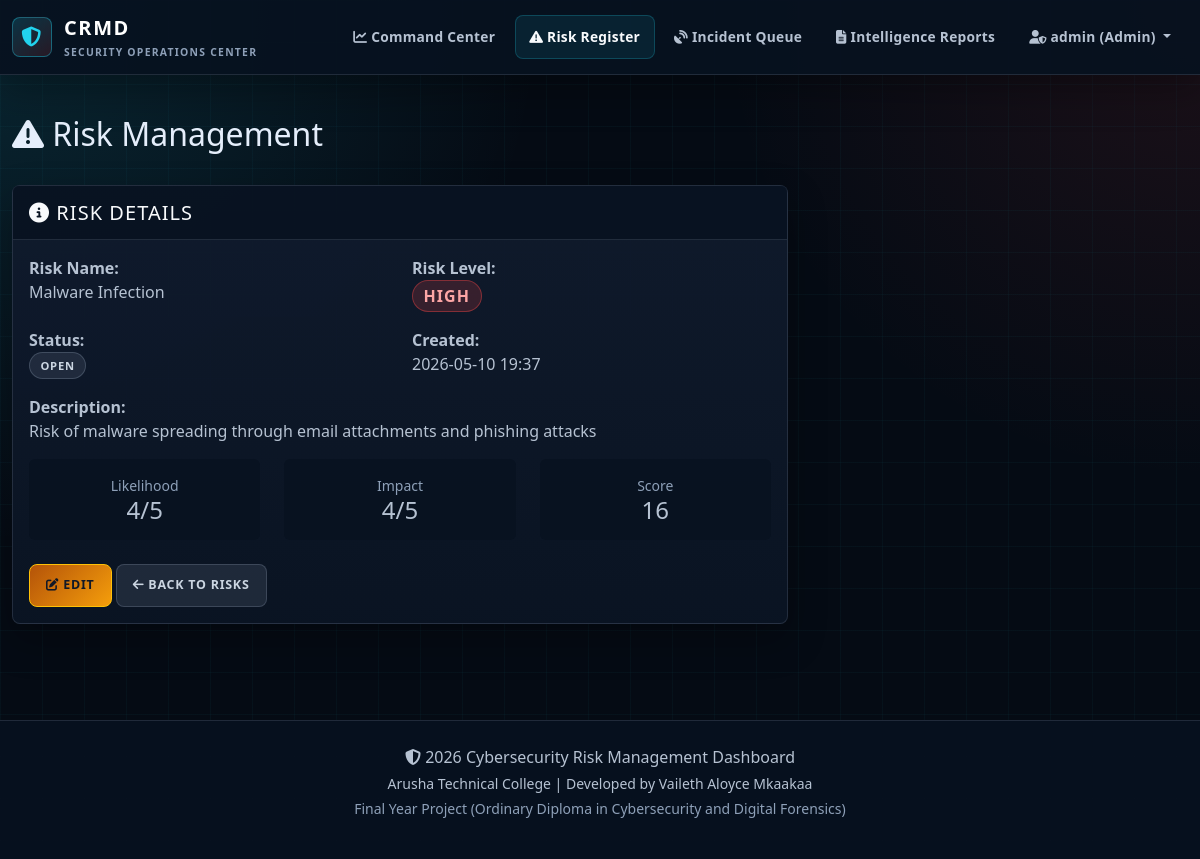
/risks.php?action=view&id=1 (signed in), run on the app's committed database.
### tables this page shows
CREATE TABLE risks (
    id INT PRIMARY KEY AUTO_INCREMENT,
    name VARCHAR(255) NOT NULL,
    description TEXT NOT NULL,
    likelihood INT NOT NULL CHECK (likelihood >= 1 AND likelihood <= 5),
    impact INT NOT NULL CHECK (impact >= 1 AND impact <= 5),
    risk_level ENUM('Low', 'Medium', 'High') NOT NULL,
    status ENUM('Open', 'Mitigated', 'Closed') NOT NULL DEFAULT 'Open',
    created_at TIMESTAMP DEFAULT CURRENT_TIMESTAMP,
    updated_at TIMESTAMP DEFAULT CURRENT_TIMESTAMP ON UPDATE CURRENT_TIMESTAMP,
    INDEX idx_status (status),
    INDEX idx_risk_level (risk_level)
);

### includes/functions.php (called while the page is built, shortened)
<?php
function get_risk($pdo, $id) {
    try {
        $stmt = $pdo->prepare('SELECT * FROM risks WHERE id = :id LIMIT 1');
        $stmt->execute(['id' => $id]);
        return $stmt->fetch();
    } catch (PDOException $e) {
        error_log('Database Error: ' . $e->getMessage());
        return null;
    }
}
function esc($string) {
    return htmlspecialchars($string, ENT_QUOTES, 'UTF-8');
}
function format_date($date) {
    return date('Y-m-d H:i', strtotime($date));
}
function get_risk_badge_class($level) {
    $classes = [
        'High' => 'badge-danger',
        'Medium' => 'badge-warning',
        'Low' => 'badge-success'
    ];
    return $classes[$level] ?? 'badge-secondary';
}
?>

### includes/auth.php (called while the page is built, shortened)
<?php
function is_admin() {
    return isset($_SESSION['role']) && $_SESSION['role'] === 'admin';
}
?>

### risks.php (the view, shortened to what this page needs)
<?php
require_once __DIR__ . '/includes/header.php';
$action = $_GET['action'] ?? 'list';
$risk = null;
if (($action === 'edit' || $action === 'view') && isset($_GET['id'])) {
    $id = (int)$_GET['id'];
    $risk = get_risk($pdo, $id);
}
?>
<div class="row mb-4">
    <div class="col-lg-12">
        <div class="d-flex justify-content-between align-items-center">
            <h2><i class="fas fa-exclamation-triangle"></i> Risk Management</h2>
        </div>
    </div>
</div>
<?php if ($action === 'list'): ?>
    <div class="card">
        <div class="card-header">
            <i class="fas fa-table"></i> All Risks
        </div>
        <div class="card-body">
            <div class="table-responsive">
                <table class="table table-hover">
                    <thead>
                        <tr>
                            <th>Name</th>
                            <th>Likelihood</th>
                            <th>Impact</th>
                            <th>Risk Level</th>
                            <th>Status</th>
                            <th style="width: 150px;">Actions</th>
                        </tr>
                    </thead>
                    <tbody>
                        <?php
                        $risks = get_all_risks($pdo);
                        if (!empty($risks)):
                            foreach ($risks as $r):
                        ?>
                            <tr>
                                <td>
                                    <strong><?php echo esc($r['name']); ?></strong><br>
                                    <small class="text-muted"><?php echo substr(esc($r['description']), 0, 50) . '...'; ?></small>
                                </td>
                                <td>
                                    <span class="badge bg-info"><?php echo $r['likelihood']; ?>/5</span>
                                </td>
                                <td>
                                    <span class="badge bg-info"><?php echo $r['impact']; ?>/5</span>
                                </td>
                                <td>
                                    <span class="badge <?php echo get_risk_badge_class($r['risk_level']); ?>">
                                        <?php echo $r['risk_level']; ?>
                                    </span>
                                </td>
                                <td>
                                    <span class="badge bg-secondary"><?php echo $r['status']; ?></span>
                                </td>
                                <td>
                                    <a href="?action=view&id=<?php echo $r['id']; ?>" class="btn btn-sm btn-info">
                                        <i class="fas fa-eye"></i>
                                    </a>
                                    <?php if (is_admin()): ?>
                                        <a href="?action=edit&id=<?php echo $r['id']; ?>" class="btn btn-sm btn-warning">
                                            <i class="fas fa-edit"></i>
                                        </a>
                                        <form method="POST" style="display: inline;" onsubmit="return confirmDelete('risk');">
                                            <input type="hidden" name="action" value="delete">
                                            <input type="hidden" name="id" value="<?php echo $r['id']; ?>">
                                            <input type="hidden" name="csrf_token" value="<?php echo generate_csrf_token(); ?>">
                                            <button type="submit" class="btn btn-sm btn-danger">
                                                <i class="fas fa-trash"></i>
                                            </button>
                                        </form>
                                    <?php endif; ?>
                                </td>
                            </tr>
                        <?php
                            endforeach;
                        else:
                        ?>
                            <tr>
                                <td colspan="6" class="text-center text-muted py-4">
                                    <i class="fas fa-inbox fa-2x mb-2"></i><br>
                                    No risks recorded yet.
                                </td>
                            </tr>
                        <?php endif; ?>
                    </tbody>
                </table>
            </div>
        </div>
    </div>
<?php elseif ($action === 'view'): ?>
    <div class="row">
        <div class="col-lg-8">
            <div class="card">
                <div class="card-header">
                    <h5 class="mb-0"><i class="fas fa-info-circle"></i> Risk Details</h5>
                </div>
                <div class="card-body">
                    <div class="row mb-3">
                        <div class="col-md-6">
                            <strong>Risk Name:</strong><br>
                            <?php echo esc($risk['name']); ?>
                        </div>
                        <div class="col-md-6">
                            <strong>Risk Level:</strong><br>
                            <span class="badge <?php echo get_risk_badge_class($risk['risk_level']); ?> fs-6">
                                <?php echo $risk['risk_level']; ?>
                            </span>
                        </div>
                    </div>
                    <div class="row mb-3">
                        <div class="col-md-6">
                            <strong>Status:</strong><br>
                            <span class="badge bg-secondary"><?php echo $risk['status']; ?></span>
                        </div>
                        <div class="col-md-6">
                            <strong>Created:</strong><br>
                            <?php echo format_date($risk['created_at']); ?>
                        </div>
                    </div>
                    <div class="mb-3">
                        <strong>Description:</strong><br>
                        <p><?php echo nl2br(esc($risk['description'])); ?></p>
                    </div>
                    <div class="row">
                        <div class="col-md-4">
                            <div class="p-3 bg-light rounded text-center">
                                <div class="small text-muted">Likelihood</div>
                                <div class="h4 mb-0"><?php echo $risk['likelihood']; ?>/5</div>
                            </div>
                        </div>
                        <div class="col-md-4">
                            <div class="p-3 bg-light rounded text-center">
                                <div class="small text-muted">Impact</div>
                                <div class="h4 mb-0"><?php echo $risk['impact']; ?>/5</div>
                            </div>
                        </div>
                        <div class="col-md-4">
                            <div class="p-3 bg-light rounded text-center">
                                <div class="small text-muted">Score</div>
                                <div class="h4 mb-0"><?php echo $risk['likelihood'] * $risk['impact']; ?></div>
                            </div>
                        </div>
                    </div>
                    <div class="mt-4">
                        <?php if (is_admin()): ?>
                            <a href="?action=edit&id=<?php echo $risk['id']; ?>" class="btn btn-warning">
                                <i class="fas fa-edit"></i> Edit
                            </a>
                        <?php endif; ?>
                        <a href="risks.php" class="btn btn-secondary">
                            <i class="fas fa-arrow-left"></i> Back to Risks
                        </a>
                    </div>
                </div>
            </div>
        </div>
    </div>
<?php endif; ?>
<?php require_once __DIR__ . '/includes/footer.php'; ?>

### assets/css/style.css (style rules this page uses)
:root { --primary-color: #07111f; --secondary-color: #22d3ee; --success-color: #22c55e; --warning-color: #f59e0b; --danger-color: #ef4444; --info-color: #38bdf8; --light-bg: #0f172a; --bg: #050b14; --bg-elevated: #0b1424; --bg-panel: #101b2d; --bg-panel-soft: #132238; --border: rgba(148, 163, 184, 0.18); --border-strong: rgba(34, 211, 238, 0.36); --text: #e5eefb; --muted: #8ea0b8; --muted-strong: #b6c2d2; --cyan: #22d3ee; --blue: #38bdf8; --green: #22c55e; --amber: #f59e0b; --red: #ef4444; --violet: #a78bfa; --radius: 8px; --shadow: 0 18px 48px rgba(0, 0, 0, 0.35); }
* { box-sizing: border-box; }
html { min-height: 100%; }
body { min-height: 100vh; margin: 0; background: linear-gradient(rgba(34, 211, 238, 0.035) 1px, transparent 1px), linear-gradient(90deg, rgba(34, 211, 238, 0.035) 1px, transparent 1px), radial-gradient(circle at top left, rgba(34, 211, 238, 0.14), transparent 34rem), radial-gradient(circle at top right, rgba(239, 68, 68, 0.10), transparent 30rem), var(--bg); background-size: 42px 42px, 42px 42px, auto, auto, auto; color: var(--text); font-family: "Segoe UI", Tahoma, Geneva, Verdana, sans-serif; }
a { color: var(--cyan); }
.card, .widget-card, .analytics-card, .score-card, .siem-panel, .login-card { background: linear-gradient(180deg, rgba(16, 27, 45, 0.96), rgba(10, 20, 35, 0.98)); border: 1px solid var(--border); border-radius: var(--radius); box-shadow: 0 16px 38px rgba(0, 0, 0, 0.28); color: var(--text); }
.card { margin-bottom: 1.5rem; }
.card-header { background: rgba(7, 17, 31, 0.78); border-bottom: 1px solid var(--border); color: #f8fafc; font-size: 0.82rem; font-weight: 800; letter-spacing: 0.08em; padding: 0.9rem 1rem; text-transform: uppercase; }
.card-body { color: var(--muted-strong); }
.threat-meta, .text-muted, .form-text { color: var(--muted) !important; }
.badge { border: 1px solid transparent; border-radius: 999px; font-size: 0.7rem; font-weight: 850; letter-spacing: 0.07em; padding: 0.42rem 0.65rem; text-transform: uppercase; }
.badge-danger, .bg-danger { background: rgba(239, 68, 68, 0.18) !important; border-color: rgba(239, 68, 68, 0.42); color: #fca5a5 !important; }
.bg-secondary, .badge-secondary { background: rgba(148, 163, 184, 0.14) !important; border-color: rgba(148, 163, 184, 0.28); color: #cbd5e1 !important; }
.btn { border-radius: var(--radius); font-size: 0.78rem; font-weight: 850; letter-spacing: 0.06em; padding: 0.68rem 1rem; text-transform: uppercase; }
.btn-warning { background: linear-gradient(135deg, #b45309, #f59e0b); color: #111827; }
.btn-secondary { background: rgba(148, 163, 184, 0.15); border: 1px solid rgba(148, 163, 184, 0.25); color: #cbd5e1; }
.bg-light { background-color: rgba(7, 17, 31, 0.72) !important; }

### includes/header.php (style rules this page uses)
:root { --primary-color: #07111f; --secondary-color: #22d3ee; --success-color: #22c55e; --warning-color: #f59e0b; --danger-color: #ef4444; --info-color: #38bdf8; --light-bg: #0f172a; }

### data on the page
risks: name "Malware Infection", risk_level "HIGH", status "OPEN", created_at "2026-05-10 19:37", description "Risk of malware spreading through email attachments and phishing attacks", likelihood "4", impact "4", $risk['likelihood'] * $risk['impact'] "16"

### other printed values
$_SESSION['username'] "admin"
$_SESSION['role'] "Admin"
